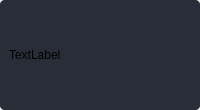
                           <widget class="QFrame" name="frame_2">
                            <property name="styleSheet">
                             <string notr="true">border-radius: 5px;</string>
                            </property>
                            <property name="frameShape">
                             <enum>QFrame::StyledPanel</enum>
                            </property>
                            <property name="frameShadow">
                             <enum>QFrame::Raised</enum>
                            </property>
                            <layout class="QVBoxLayout" name="verticalLayout_16">
                             <property name="spacing">
                              <number>0</number>
                             </property>
                             <property name="leftMargin">
                              <number>0</number>
                             </property>
                             <property name="topMargin">
                              <number>0</number>
                             </property>
                             <property name="rightMargin">
                              <number>0</number>
                             </property>
                             <property name="bottomMargin">
                              <number>0</number>
                             </property>
                             <item>
                              <widget class="QFrame" name="frame_div_content_2">
                               <property name="minimumSize">
                                <size>
                                 <width>0</width>
                                 <height>110</height>
                                </size>
                               </property>
                               <property name="maximumSize">
                                <size>
                                 <width>16777215</width>
                                 <height>110</height>
                                </size>
                               </property>
                               <property name="styleSheet">
                                <string notr="true">background-color: rgb(41, 45, 56);
border-radius: 5px;
</string>
                               </property>
                               <property name="frameShape">
                                <enum>QFrame::NoFrame</enum>
                               </property>
                               <property name="frameShadow">
                                <enum>QFrame::Raised</enum>
                               </property>
                               <layout class="QVBoxLayout" name="verticalLayout_11">
                                <property name="spacing">
                                 <number>0</number>
                                </property>
                                <property name="leftMargin">
                                 <number>0</number>
                                </property>
                                <property name="topMargin">
                                 <number>0</number>
                                </property>
                                <property name="rightMargin">
                                 <number>0</number>
                                </property>
                                <property name="bottomMargin">
                                 <number>0</number>
                                </property>
                                <item>
                                 <widget class="QFrame" name="frame_content_wid_3">
                                  <property name="frameShape">
                                   <enum>QFrame::NoFrame</enum>
                                  </property>
                                  <property name="frameShadow">
                                   <enum>QFrame::Raised</enum>
                                  </property>
                                  <layout class="QHBoxLayout" name="horizontalLayout_18">
                                   <item>
                                    <layout class="QGridLayout" name="gridLayout_19">
                                     <property name="bottomMargin">
                                      <number>0</number>
                                     </property>
                                     <item row="0" column="0">
                                      <widget class="QLabel" name="label_desi">
                                       <property name="text">
                                        <string>TextLabel</string>
                                       </property>
                                      </widget>
                                     </item>
                                    </layout>
                                   </item>
                                  </layout>
                                 </widget>
                                </item>
                               </layout>
                              </widget>
                             </item>
                            </layout>
                           </widget>
